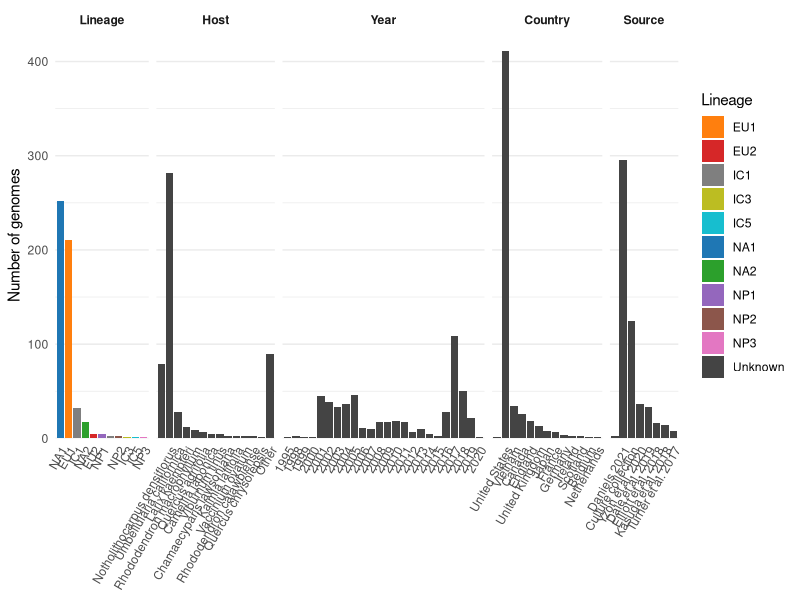
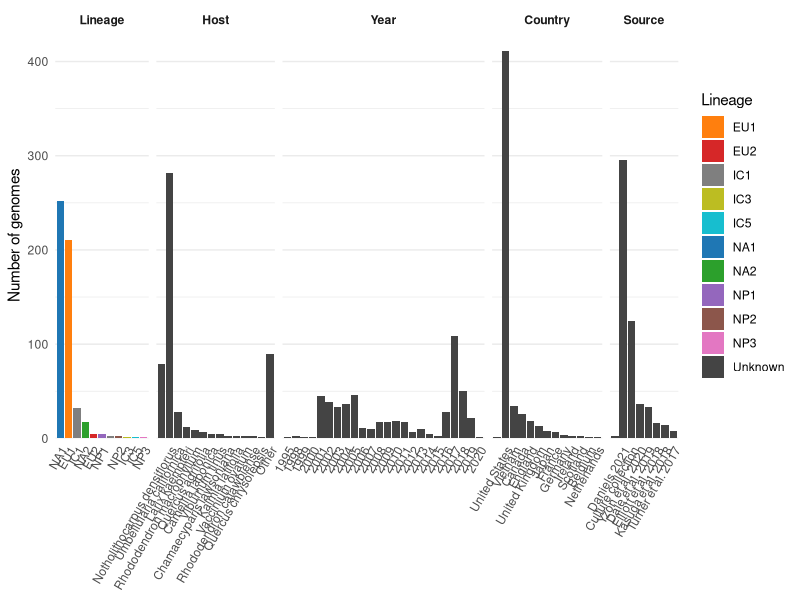
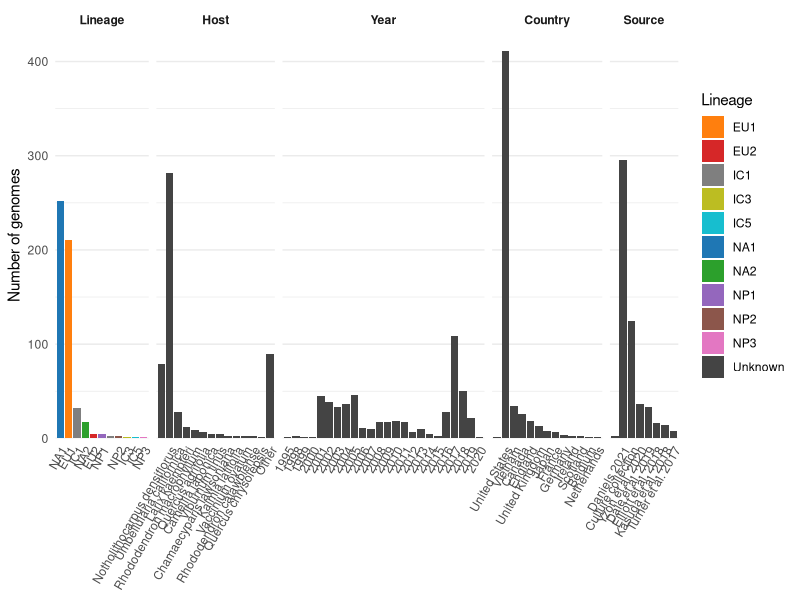

R code for these plots, in order:
library(ggplot2)
library(dplyr)
library(tidyr)

# Read metadata
metadata <- read.delim("data/formatted_metadata.tsv", sep="\t", stringsAsFactors = FALSE)
metadata$year <- as.character(metadata$year)

# Remove reference sequence
metadata <- metadata[metadata$notes != "Reference", , drop = FALSE]

# Define categories to plot with their display names
categories <- c(
  lineage = "Lineage",
  host_species = "Host", 
  year = "Year",
  Country = "Country",
  source = "Source"
)

# Prepare data for plotting
plot_data <- bind_rows(lapply(names(categories), function(col) {
  out <- metadata %>%
    count(value = !!sym(col)) %>%
    mutate(category = categories[col]) %>%
    select(category, value, n)
  if (col == 'year') {
    out <- arrange(out, as.numeric(value))
  } else {
    out <- arrange(out, desc(n))
  }
  return(out)
})) %>%
  mutate(category = factor(category, levels = c("Lineage", "Host", "Year", "Country", "Source"))) %>%
  arrange(value == "Unknown", value == "Other") %>%
  mutate(value = factor(value, levels = unique(value)))

# Create custom lineage color palette
lineage_colors <- c(
  "NA1" = "#1f77b4",
  "EU1" = "#ff7f0e", 
  "NA2" = "#2ca02c",
  "EU2" = "#d62728",
  "NP1" = "#9467bd",
  "NP2" = "#8c564b",
  "NP3" = "#e377c2",
  "IC1" = "#7f7f7f",
  "IC3" = "#bcbd22",
  "IC5" = "#17becf",
  "Unknown" = "#444444"
)

# Add lineage information to plot data for coloring
plot_data_with_lineage <- plot_data %>%
  left_join(metadata %>% select(strain, lineage), by = c("value" = "strain")) %>%
  mutate(lineage = ifelse(is.na(lineage), 
                         ifelse(category == "Lineage", value, "Unknown"), 
                         lineage))

# For non-strain values, assign lineage based on the category
plot_data_with_lineage <- plot_data %>%
  mutate(lineage = case_when(
    category == "Lineage" ~ value,
    TRUE ~ "Unknown"
  ))

# Create plot
abund_plot <- ggplot(plot_data_with_lineage, aes(x = value, y = n, fill = lineage)) +
  geom_col() +
  facet_grid(.~category, scales = "free_x", space = "free_x") +
  scale_fill_manual(values = lineage_colors, name = "Lineage") +
  labs(x = NULL, y = "Number of genomes") +
  theme_minimal() +
  theme(axis.text.x = element_text(angle = 60, hjust = 1),
        panel.grid.major.x = element_blank(),
        strip.text = element_text(face = "bold")) +
  scale_y_continuous(expand = expansion(mult = c(0, 0.05)))
abund_plot
ggsave(abund_plot, path = 'results', filename = 'genome_abundance_plot.pdf', height = 3, width = 9)
ggsave(abund_plot, path = 'results', filename = 'genome_abundance_plot.png', height = 3, width = 9)
